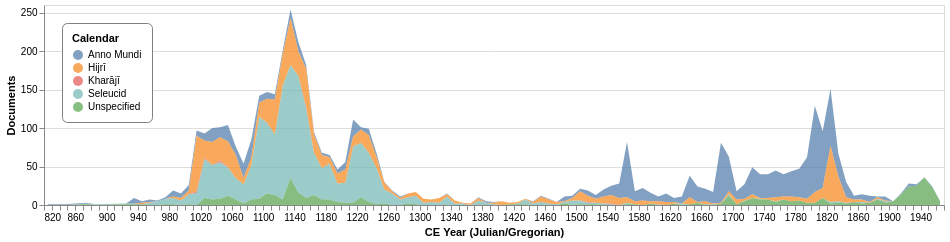

The notebook cell this image was saved under:
### Code cell
docs_calendars_charts = alt.Chart(dated_docs_cal.select('pgpid', 'undate_midpoint_year', 'doc_date_calendar')).mark_area(opacity=0.7).encode(
  x=alt.X('undate_midpoint_year', title="CE Year (Julian/Gregorian)", bin=alt.Bin(maxbins=120), axis=alt.Axis(format="r")),
  y=alt.Y('count(pgpid)', title='Documents'),
  color=alt.Y("doc_date_calendar", title="Calendar")
).properties(width=900, height=200).configure_legend(
    strokeColor='gray',
    fillColor='white', #EEEEEE',
    padding=10,
    cornerRadius=5,
    orient='top-left'
)

docs_calendars_charts.save(f"{chart_dir}/dated_docs_by_cal.pdf")
docs_calendars_charts

### Figure 1 — Vega specification as saved in the notebook (floating-point values rounded to 4 significant figures; data arrays with more than 128 entries replaced by an {"elided": "..."} marker saying what was removed)
{"$schema": "https://vega.github.io/schema/vega/v6.json", "data": [{"name": "source_0", "values": {"elided": "545 records"}}, {"name": "source_0_color_domain_doc_date_calendar", "values": [{"doc_date_calendar": "Seleucid"}, {"doc_date_calendar": "Unspecified"}, {"doc_date_calendar": "Anno Mundi"}, {"doc_date_calendar": "Hijrī"}, {"doc_date_calendar": "Kharājī"}]}], "signals": [{"name": "bin_maxbins_120_undate_midpoint_year_bins", "value": {"fields": ["undate_midpoint_year"], "fname": "bin_undate_midpoint_year", "start": 820.0, "step": 10.0, "stop": 1970.0}}], "marks": [{"type": "group", "name": "pathgroup", "from": {"facet": {"data": "source_0", "name": "faceted_path_main", "groupby": ["doc_date_calendar"]}}, "encode": {"update": {"width": {"field": {"signal": null, "datum": null, "group": "width", "parent": null}}, "height": {"field": {"signal": null, "datum": null, "group": "height", "parent": null}}}}, "marks": [{"type": "area", "name": "marks", "from": {"data": "faceted_path_main"}, "sort": {"field": "x"}, "encode": {"update": {"y": {"field": "__count_end", "scale": "y"}, "defined": {"signal": "isValid(datum[\"bin_maxbins_120_undate_midpoint_year_mid\"]) && isFinite(+datum[\"bin_maxbins_120_undate_midpoint_year_mid\"])"}, "orient": {"value": "vertical"}, "opacity": {"value": 0.7}, "y2": {"field": "__count_start", "scale": "y"}, "fill": {"field": "doc_date_calendar", "scale": "color"}, "x": {"field": "bin_maxbins_120_undate_midpoint_year_mid", "scale": "x"}}}, "style": ["area"]}]}], "scales": [{"name": "x", "type": "linear", "domain": {"signal": "[bin_maxbins_120_undate_midpoint_year_bins.start, bin_maxbins_120_undate_midpoint_year_bins.stop]"}, "range": [0, {"signal": "width"}], "bins": {"signal": "bin_maxbins_120_undate_midpoint_year_bins"}, "zero": false}, {"name": "y", "type": "linear", "domain": {"data": "source_0", "fields": ["__count_start", "__count_end"]}, "range": [{"signal": "height"}, 0], "nice": true, "zero": true}, {"name": "color", "type": "ordinal", "domain": {"data": "source_0_color_domain_doc_date_calendar", "field": "doc_date_calendar", "sort": true}, "range": "category"}], "axes": [{"scale": "y", "orient": "left", "domain": false, "gridScale": "x", "labels": false, "aria": false, "zindex": 0, "minExtent": 0, "grid": true, "tickCount": {"signal": "ceil(height/40)"}, "maxExtent": 0, "ticks": false}, {"scale": "x", "title": "CE Year (Julian/Gregorian)", "zindex": 0, "format": "r", "tickCount": {"signal": "ceil(width/10)"}, "orient": "bottom", "labelOverlap": true, "grid": false, "labelFlush": true}, {"scale": "y", "title": "Documents", "labelOverlap": true, "grid": false, "orient": "left", "zindex": 0, "tickCount": {"signal": "ceil(height/40)"}}], "style": "cell", "config": {"legend": {"cornerRadius": 5, "fillColor": "white", "orient": "top-left", "padding": 10, "strokeColor": "gray"}}, "height": 200, "background": "white", "legends": [{"title": "Calendar", "fill": "color", "symbolType": "circle", "encode": {"symbols": {"update": {"opacity": {"value": 0.7}}}}}], "padding": 5, "width": 900}
